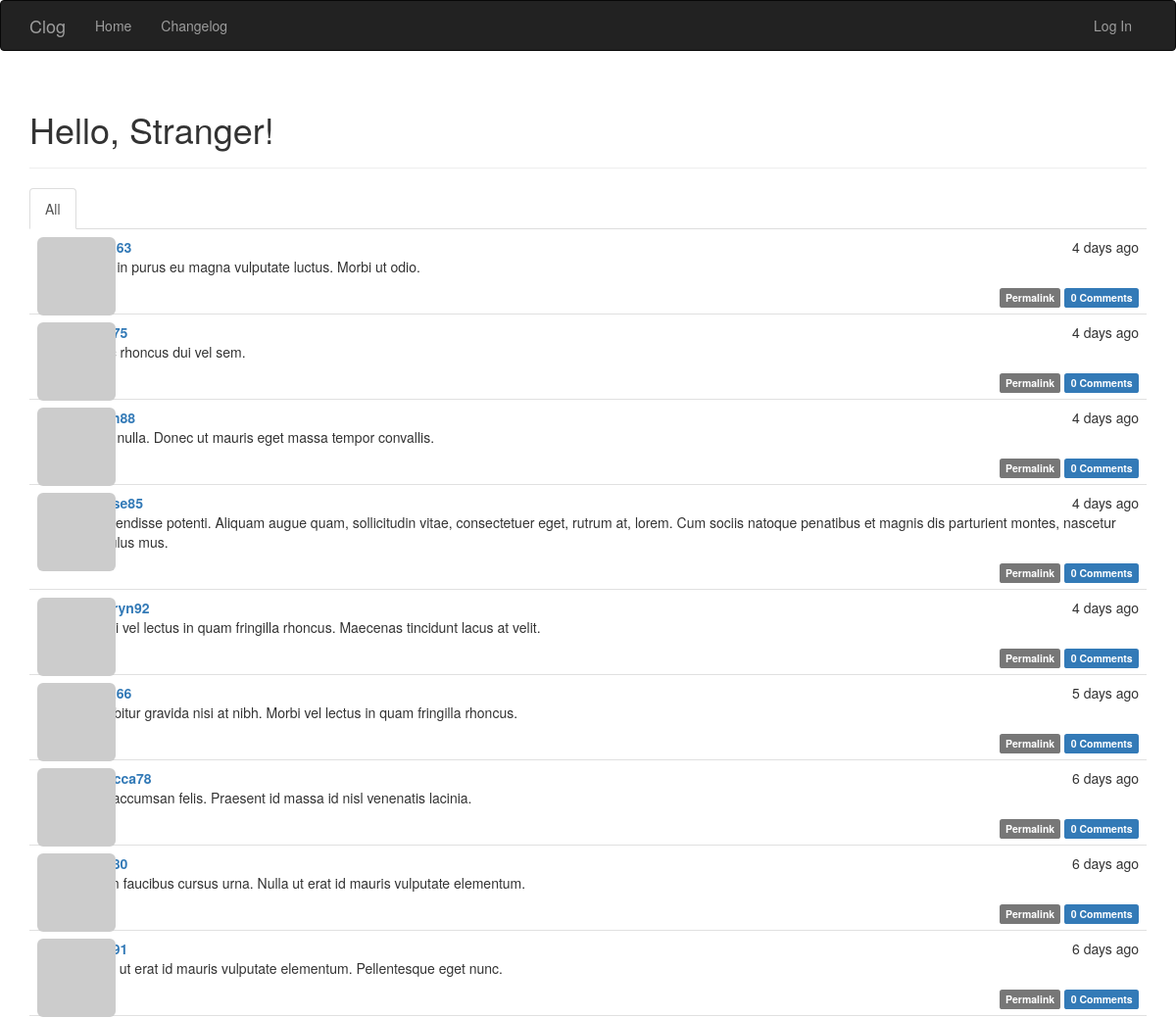
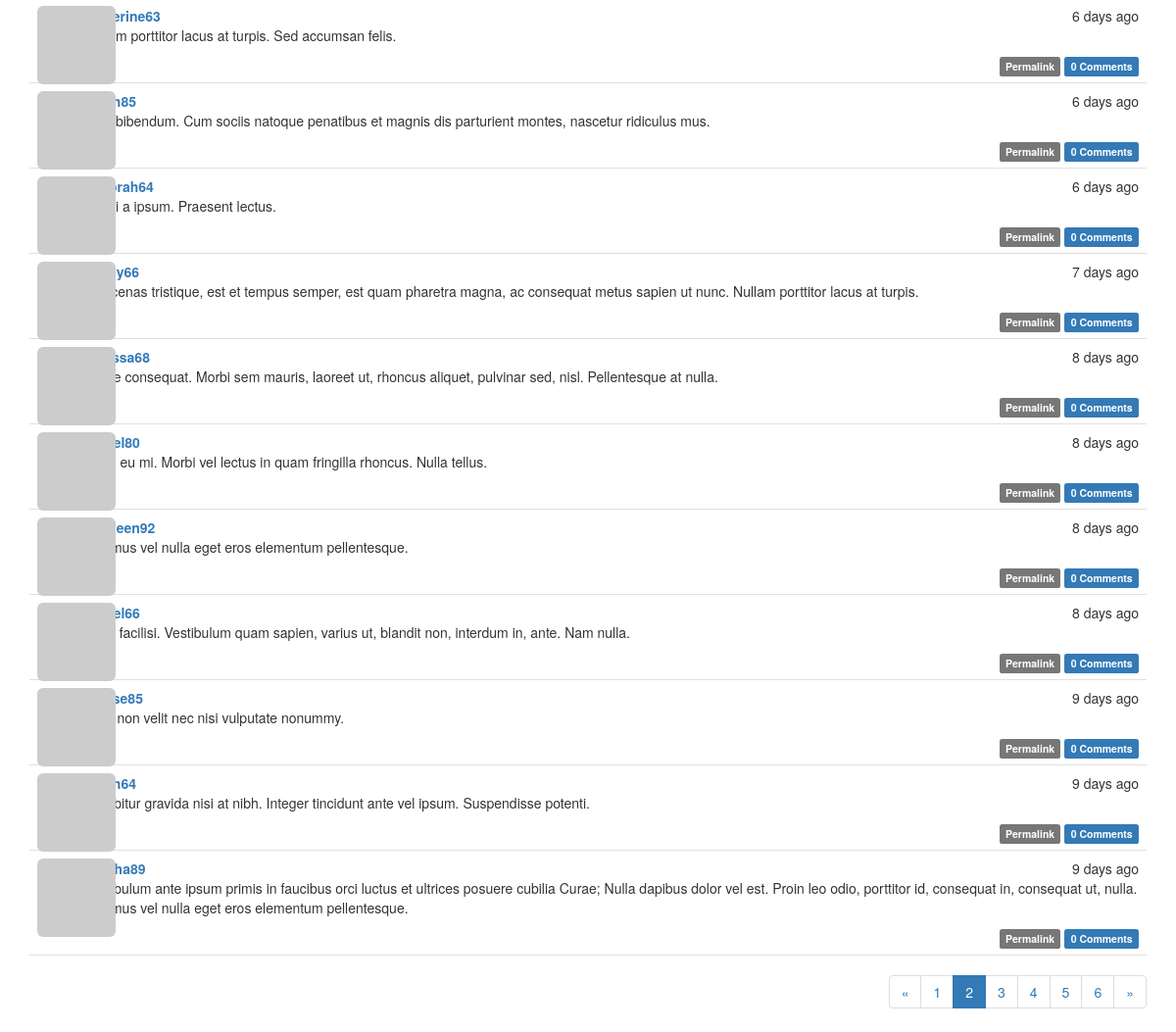
Screenshot of /?page=2 with the database file from the repository (2 pictures, top to bottom).
### app/models.py (models this page shows, shortened)
class Post(db.Model):
    __tablename__ = 'posts'
    id = db.Column(db.Integer, primary_key=True)
    body = db.Column(db.Text)
    timestamp = db.Column(db.DateTime, index=True, default=datetime.utcnow)
    author_id = db.Column(db.Integer, db.ForeignKey('users.id'))
    body_html = db.Column(db.Text)
    comments = db.relationship('Comment', backref='post', lazy='dynamic')

class User(UserMixin, db.Model):
    __tablename__ = 'users'
    id = db.Column(db.Integer, primary_key=True)
    username = db.Column(db.String(64), unique=True, index=True)
    email = db.Column(db.String(64), unique=True, index=True)
    role_id = db.Column(db.Integer, db.ForeignKey('roles.id'))
    password_hash = db.Column(db.String(128))
    confirmed = db.Column(db.Boolean, default=False)
    avatar_hash = db.Column(db.String(32))
    name = db.Column(db.String(64))
    location = db.Column(db.String(64))
    about_me = db.Column(db.Text)
    member_since = db.Column(db.DateTime(), default=datetime.utcnow)
    last_seen = db.Column(db.DateTime(), default=datetime.utcnow)
    posts = db.relationship('Post', backref='author', lazy='dynamic')
    followed = db.relationship('Follow',
                               foreign_keys=[Follow.follower_id],
                               backref=db.backref('follower', lazy='joined'),
                               lazy='dynamic',
                               cascade='all, delete-orphan')
    followers = db.relationship('Follow',
                                foreign_keys=[Follow.followed_id],
                                backref=db.backref('followed', lazy='joined'),
                                lazy='dynamic',
                                cascade='all, delete-orphan')
    comments = db.relationship('Comment', backref='author', lazy='dynamic')
    @property
    def password(self):
        raise AttributeError('password is not a readable attribute')
    def gravatar(self, size=100, default='identicon', rating='g'):
        if request.is_secure:
            url = 'https://secure.gravatar.com/avatar'
        else:
            url = 'https://www.gravatar.com/avatar'
        hash = self.avatar_hash or hashlib.md5(
            self.email.encode('utf-8')).hexdigest()
        return '{url}/{hash}?s={size}&d={default}&r={rating}'.format(
            url=url, hash=hash, size=size, default=default, rating=rating)

### app/main/views.py (the view)
@main.route('/', methods=['GET', 'POST'])
def index():
    form = PostForm()
    if current_user.can(Permission.WRITE_ARTICLES) and form.validate_on_submit():
        post = Post(body=form.body.data, author=current_user._get_current_object())
        db.session.add(post)
        return redirect(url_for('.index'))
    page = request.args.get('page', 1, type=int)
    show_followed = False
    if current_user.is_authenticated:
        show_followed = bool(request.cookies.get('show_followed', ''))
    if show_followed:
        query = current_user.followed_posts
    else:
        query = Post.query
    pagination = query.order_by(Post.timestamp.desc()).paginate(
        page, per_page=current_app.config['FLASKY_POSTS_PER_PAGE'],
        error_out=False)
    posts = pagination.items
    return render_template('index.html', form=form, posts=posts,
                           show_followed=show_followed, pagination=pagination)

### app/auth/views.py (called while the page is built)
@auth.before_app_request
def before_request():
    if current_user.is_authenticated:
        current_user.ping()
        if not current_user.confirmed \
                and request.endpoint[:5] != 'auth.' \
                and request.endpoint != 'static':
            return redirect(url_for('auth.unconfirmed'))

### app/main/__init__.py (called while the page is built)
@main.app_context_processor
def inject_permissions():
    return dict(Permission=Permission)

### app/models.py (called while the page is built)
    def can(self, permissions):
        return False

    def is_administrator(self):
        return False

### app/templates/index.html (shortened to what this page needs)
{% extends "base.html" %}
{% import "bootstrap/wtf.html" as wtf %}
{% import "_macros.html" as macros %}
{% block page_content %}
<div class="page-header">
    <h1>Hello, {% if current_user.is_authenticated %}{{ current_user.username }}{% else %}Stranger{% endif %}!</h1>
</div>
<div class="post-tabs">
    <ul class="nav nav-tabs">
        <li{% if not show_followed %} class="active"{% endif %}><a href="{{ url_for('.show_all') }}">All</a></li>
    </ul>
    {% include '_posts.html' %}
</div>
{% if pagination %}
<div class="pagination">
    {{ macros.pagination_widget(pagination, '.index') }}
</div>
{% endif %}
{% endblock %}

### app/templates/_posts.html (shortened to what this page needs)
<ul class="posts">
    {% for post in posts %}
    <li class="post">
        <div class="post-thumbnail">
            <a href="{{ url_for('.user', username=post.author.username) }}">
                <img class="img-rounded profile-thumbnail" src="{{ post.author.gravatar(size=40) }}">
            </a>
        </div>
        <div class="post-content">
            <div class="post-date">{{ moment(post.timestamp).fromNow() }}</div>
            <div class="post-author"><a href="{{ url_for('.user', username=post.author.username) }}">{{ post.author.username }}</a></div>
            <div class="post-body">
                {% if post.body_html %}
                    {{ post.body_html | safe }}
                {% else %}
                    {{ post.body }}
                {% endif %}
            </div>
            <div class="post-footer">
                <a href="{{ url_for('.post', id=post.id) }}">
                    <span class="label label-default">Permalink</span>
                </a>
                <a href="{{ url_for('.post', id=post.id) }}#comments">
                    <span class="label label-primary">{{ post.comments.count() }} Comments</span>
                </a>
            </div>
        </div>
    </li>
    {% endfor %}
</ul>

### app/static/styles.css (style rules this page uses)
.profile-thumbnail { position: absolute; }
div.post-tabs { margin-top: 16px; }
ul.posts { list-style-type: none; padding: 0px; margin: 16px 0px 0px 0px; border-top: 1px solid #e0e0e0; }
div.post-tabs ul.posts { margin: 0px; border-top: none; }
ul.posts li.post { padding: 8px; border-bottom: 1px solid #e0e0e0; }
div.post-date { float: right; }
div.post-author { font-weight: bold; }
div.post-thumbnail { position: absolute; }
div.post-content { margin-left: 48px; min-height: 48px; }
div.post-footer { text-align: right; }
div.pagination { width: 100%; text-align: right; padding: 0px; margin: 0px; }

### rows the page displays
Post: timestamp "4 days ago", body_html "Cras in purus eu magna vulputate luctus. Morbi ut odio.", comments.count "0"
Post: timestamp "4 days ago", body_html "Nunc rhoncus dui vel sem.", comments.count "0"
Post: timestamp "4 days ago", body_html "Nam nulla. Donec ut mauris eget massa tempor convallis.", comments.count "0"
Post: timestamp "4 days ago", body_html "Suspendisse potenti. Aliquam augue quam, sollicitudin vitae, consectetuer eget, rutrum at, lorem. Cum sociis natoque penatibus et magnis dis parturient montes, nascetur ridiculus mus.", comments.count "0"
Post: timestamp "4 days ago", author.username "kathryn92", body_html "Morbi vel lectus in quam fringilla rhoncus. Maecenas tincidunt lacus at velit.", comments.count "0"
Post: timestamp "5 days ago", body_html "Curabitur gravida nisi at nibh. Morbi vel lectus in quam fringilla rhoncus.", comments.count "0"
Post: timestamp "6 days ago", author.username "rebecca78", body_html "Sed accumsan felis. Praesent id massa id nisl venenatis lacinia.", comments.count "0"
Post: timestamp "6 days ago", body_html "Etiam faucibus cursus urna. Nulla ut erat id mauris vulputate elementum.", comments.count "0"
Post: timestamp "6 days ago", body_html "Nulla ut erat id mauris vulputate elementum. Pellentesque eget nunc.", comments.count "0"
Post: timestamp "6 days ago", author.username "catherine63", body_html "Nullam porttitor lacus at turpis. Sed accumsan felis.", comments.count "0"
Post: timestamp "6 days ago", body_html "Duis bibendum. Cum sociis natoque penatibus et magnis dis parturient montes, nascetur ridiculus mus.", comments.count "0"
Post: timestamp "6 days ago", author.username "deborah64", body_html "Morbi a ipsum. Praesent lectus.", comments.count "0"
Post: timestamp "7 days ago", body_html "Maecenas tristique, est et tempus semper, est quam pharetra magna, ac consequat metus sapien ut nunc. Nullam porttitor lacus at turpis.", comments.count "0"
Post: timestamp "8 days ago", author.username "melissa68", body_html "Fusce consequat. Morbi sem mauris, laoreet ut, rhoncus aliquet, pulvinar sed, nisl. Pellentesque at nulla.", comments.count "0"
Post: timestamp "8 days ago", body_html "Proin eu mi. Morbi vel lectus in quam fringilla rhoncus. Nulla tellus.", comments.count "0"
Post: timestamp "8 days ago", author.username "kathleen92", body_html "Vivamus vel nulla eget eros elementum pellentesque.", comments.count "0"
Post: timestamp "8 days ago", body_html "Nulla facilisi. Vestibulum quam sapien, varius ut, blandit non, interdum in, ante. Nam nulla.", comments.count "0"
Post: timestamp "9 days ago", body_html "Cras non velit nec nisi vulputate nonummy.", comments.count "0"
Post: timestamp "9 days ago", body_html "Curabitur gravida nisi at nibh. Integer tincidunt ante vel ipsum. Suspendisse potenti.", comments.count "0"
Post: timestamp "9 days ago", body_html "Vestibulum ante ipsum primis in faucibus orci luctus et ultrices posuere cubilia Curae; Nulla dapibus dolor vel est. Proin leo odio, porttitor id, consequat in, consequat ut, nulla. Vivamus vel nulla eget eros elementum pellentesque.", comments.count "0"

### other values shown
{{ p }} "1" "3" "4" "5" "6"
{{ p }} "2"
